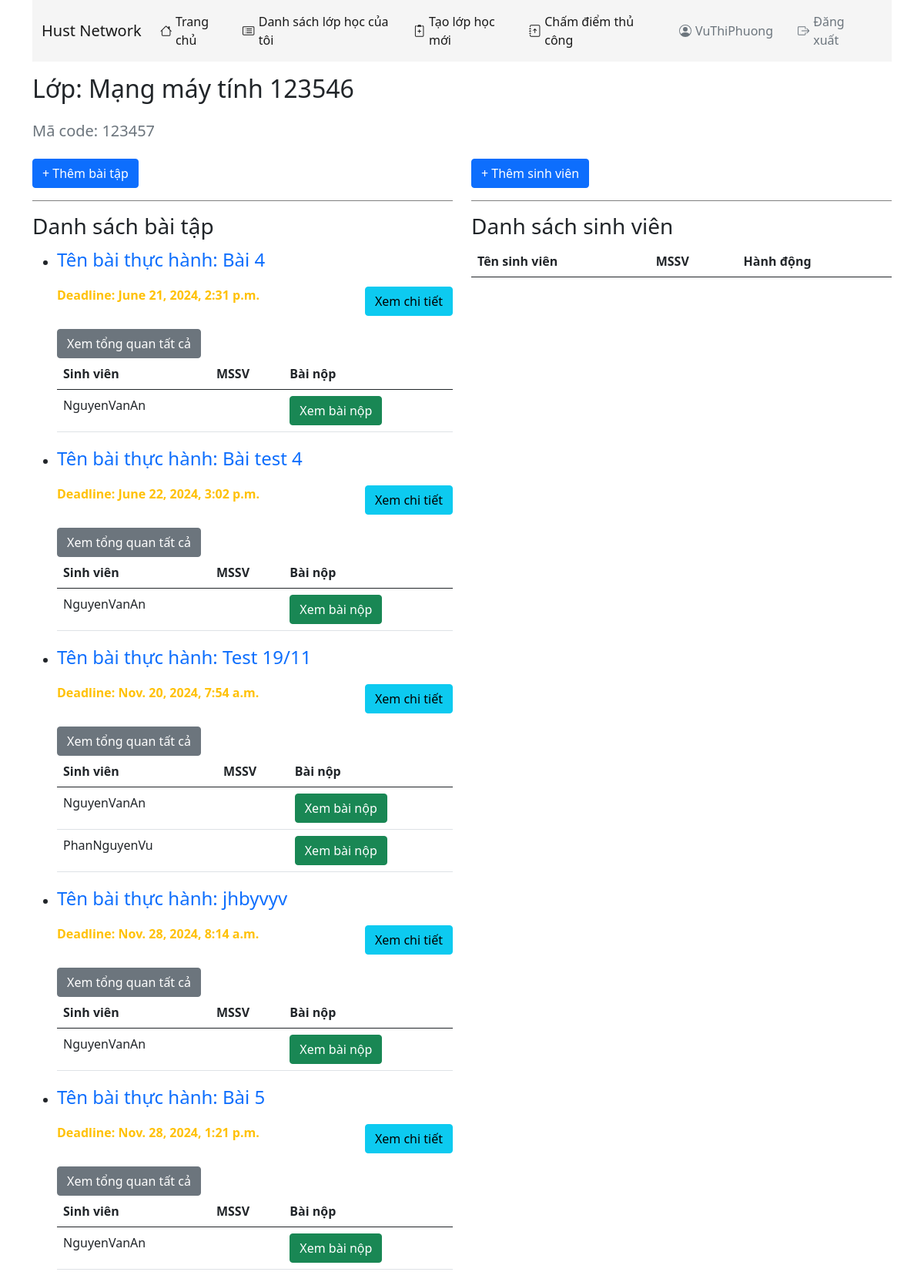
Page /class/9/ (signed in) on the committed database.
### apps/models.py (models this page shows, shortened)
class Class(models.Model):
    code = models.CharField(max_length=10, unique=True)
    name = models.CharField(max_length=255)
    teacher = models.ForeignKey(User, on_delete=models.CASCADE, related_name='classes_taught', limit_choices_to={'role': 1})
    students = models.ManyToManyField(User, related_name='classes_enrolled', limit_choices_to={'role': 0})

class Assignment(models.Model):
    class_id = models.ForeignKey(Class, on_delete=models.CASCADE, related_name='assignments')
    name = models.CharField(max_length=255)
    creation_date = models.DateTimeField(auto_now_add=True)
    deadline = models.DateTimeField()
    title = models.CharField(max_length=200)
    ROLE_CHOICES_A = (
        (0, 'Bài thực hành 4'),
        (1, 'Bài thực hành 5'),
    )
    role = models.IntegerField(choices=ROLE_CHOICES_A, default=0)

class Submission(models.Model):
    assignment = models.ForeignKey('Assignment', on_delete=models.CASCADE, related_name='submissions')
    student = models.ForeignKey(User, on_delete=models.CASCADE, related_name='submissions')
    submission_time = models.DateTimeField(auto_now_add=True)
    is_submitted = models.BooleanField(default=False)
    score = models.FloatField(default=0)
    student_input = models.TextField(blank=True, null=True)
    answers = models.JSONField(default=dict)
    allow_view_score = models.BooleanField(default=False)
    pcap_file = models.FileField(upload_to='pcap_files/', null=True, blank=True)

### apps/views.py (the view)
# urls.py: path('class/<int:class_id>/', views.class_detail, name='class_detail'),
@decorators.login_required(login_url = '/login/')
def class_detail(request, class_id):
    class_instance = get_object_or_404(Class, id=class_id, teacher=request.user)
    assignments = Assignment.objects.filter(class_id=class_instance)
    form = None
    form2 = None
    if request.method == 'POST':
        if 'add_student' in request.POST:
            form = AddStudentForm(request.POST)
            if form.is_valid():
                def add_single_student(user_id):
                    try:
                        student = User.objects.get(user_id=user_id)
                        if student.role != 0:
                            messages.error(request, f'{student.username} không phải là học sinh')
                            return False
                        class_instance.students.add(student)
                        messages.success(request, f'Sinh viên {student.username} được thêm vào {class_instance.name}.')
                        return True
                    except User.DoesNotExist:
                        messages.error(request, f'Không có sinh viên có ID {user_id} trên.')
                        return False
                csv_file = request.FILES.get('csv_file')
                if csv_file:
                    decoded_file = csv_file.read().decode('utf-8').splitlines()
                    reader = csv.reader(decoded_file)
                    for row in reader:
                        if row:  # Kiểm tra hàng không rỗng
                            add_single_student(row[0])
                else:
                    add_single_student(form.cleaned_data['user_id'])
            return redirect('class_detail', class_id=class_instance.id)
        elif 'add_assignment' in request.POST:
            form2 = AssignmentForm(request.POST)
            if form2.is_valid():
                assignment = form2.save(commit=False)
                assignment.class_id = class_instance
                assignment.save()
                messages.success(request, f'Assignment {assignment.name} added to class {class_instance.name}.')
            return redirect('class_detail', class_id=class_instance.id)
    else:
        form = AddStudentForm()
        form2 = AssignmentForm()
    students = class_instance.students.all()
    return render(request, 'apps/teacher/class_detail.html', {
        'class_instance': class_instance,
        'students': students,
        'form': form,
        'form2': form2,
        'assignments': assignments
    })

### apps/context_processors.py (called while the page is built)
def current_datetime(request):
    return {
        'now': timezone.now()
    }

### apps/templates/apps/teacher/class_detail.html (shortened to what this page needs)
<!DOCTYPE html>
<html lang="en">
  <head>
    <link
      href="https://cdn.jsdelivr.net/npm/bootstrap@5.0.2/dist/css/bootstrap.min.css"
      rel="stylesheet"
    />
  </head>
  <body>
    <div class="container">
      {% include '../partials/nav.html' %}
      <h2 class="mt-3 ml-2 mb-4">Lớp: {{ class_instance.name }}</h2>
      <h5 class="text-secondary">Mã code: {{ class_instance.code }}</h5>
      <div class="row mt-4">
        <div class="col-12 col-md-6">
          <button
            class="btn btn-primary mb-3"
            onclick="toggleVisibility('addAssignment')"
          >
            + Thêm bài tập
          </button>
          <h3 class="pt-3" style="border-top: 1px solid gray">
            Danh sách bài tập
          </h3>
          <ul>
            {% for assignment in assignments %}
            <li>
              <p class="fs-4 text-primary">
                Tên bài thực hành: {{ assignment.name }}
              </p>
              <div style="display: flex; justify-content: space-between; align-items: center; ">
                <p class="fs-6 text-warning fw-bold">
                  Deadline: {{ assignment.deadline }}
                </p>
                <button
                  class="btn btn-info toggle-details"
                  onclick="toggleDetails('details-id', this)">
                  Xem chi tiết
                </button>
              </div>
              <div id="details-id" style=" margin-top: 1rem;">
                <a
                  href="{% url 'view_assignment_submissions' assignment.id %}"
                  class="btn-secondary btn"
                  >Xem tổng quan tất cả</a
                >
                <table class="table">
                  <thead>
                    <tr>
                      <th>Sinh viên</th>
                      <th class="mr-2">MSSV</th>
                      <th>Bài nộp</th>
                    </tr>
                  </thead>
                  <tbody>
                    {% for submission in assignment.submissions.all %}
                    <tr>
                      <td>{{ submission.student.username }}</td>
                      <td>{{ submission.student.user_id }}</td>
                      <td>
                        <a
                          href="{% url 'view_student_submission' submission.id %}"
                          class="btn btn-success"
                          >Xem bài nộp</a
                        >
                      </td>
                    </tr>
                    {% endfor %}
                  </tbody>
                </table>
              </div>
            </li>
            {% endfor %}
          </ul>
        </div>
        <div class="col-12 col-md-6">
          <button
            class="btn btn-primary mb-3"
            onclick="toggleVisibility('addStudent')"
          >
            + Thêm sinh viên
          </button>
          <div class="pt-3" style="border-top: 1px solid gray">
            <h3>
              Danh sách sinh viên
            </h3>
            <table class="table">
              <thead>
                <tr>
                  <th>Tên sinh viên</th>
                  <th>MSSV</th>
                  <th>Hành động</th>
                </tr>
              </thead>
            </table>
          </div>
        </div>
      </div>
    </div>
  </body>
</html>

### apps/templates/apps/partials/nav.html (shortened to what this page needs)
<nav class="navbar navbar-expand-lg navbar-light" style="background-color: #F5F5F5;">
  <div class="container-fluid">
    <a class="navbar-brand" href="{% url 'home-teacher' %}">Hust Network</a>
    <div class="collapse navbar-collapse" id="navbarSupportedContent">
      <ul class="navbar-nav me-auto mb-2 mb-lg-0">
        <li class="nav-item">
          <a
            class="nav-link active"
            aria-current="page"
            href="{% url 'home-teacher' %}"
            style="display: flex; align-items: center; font-weight: 500"
          >
            Trang chủ
          </a>
        </li>
        <li class="nav-item">
          <a
            class="nav-link active"
            aria-current="page"
            href="{% url 'list-classes' %}"
            style="display: flex; align-items: center; font-weight: 500"
          >
            Danh sách lớp học của tôi
          </a>
        </li>
        <li class="nav-item">
          <a
            class="nav-link active"
            aria-current="page"
            href="{% url 'create-class' %}"
            style="display: flex; align-items: center; font-weight: 500"
          >
            Tạo lớp học mới
          </a>
        </li>
        <li class="nav-item">
          <a
            class="nav-link active"
            aria-current="page"
            href="{% url 'grade' %}"
            style="display: flex; align-items: center; font-weight: 500"
          >
            Chấm điểm thủ công
          </a>
        </li>
      </ul>
      <div class="nav-item">
        <a
          class="nav-link active text-secondary"
          aria-current="page"
          href="#"
          style="display: flex; align-items: center; font-weight: 500"
        >
          {{ request.user.username }}
        </a>
      </div>
      <div class="nav-item">
        <a
          class="nav-link active text-secondary"
          aria-current="page"
          href="{% url 'logout' %}"
          style="display: flex; align-items: center; font-weight: 500"
          onclick="return confirmLogout(event)"
        >
          Đăng xuất
        </a>
      </div>
    </div>
  </div>
</nav>

### rows in the picture
Class: name "Mạng máy tính 123546", code "123457"
Assignment: name "Bài 4", deadline "June 21, 2024, 2:31 p.m."
Submission: student.username "NguyenVanAn"
Assignment: name "Bài test 4", deadline "June 22, 2024, 3:02 p.m."
Submission: student.username "NguyenVanAn"
Assignment: name "Test 19/11", deadline "Nov. 20, 2024, 7:54 a.m."
Submission: student.username "NguyenVanAn"
Submission: student.username "PhanNguyenVu"
Assignment: name "jhbyvyv", deadline "Nov. 28, 2024, 8:14 a.m."
Submission: student.username "NguyenVanAn"
Assignment: name "Bài 5", deadline "Nov. 28, 2024, 1:21 p.m."
Submission: student.username "NguyenVanAn"

### other values in the picture
{{ request.user.username }} "VuThiPhuong"
